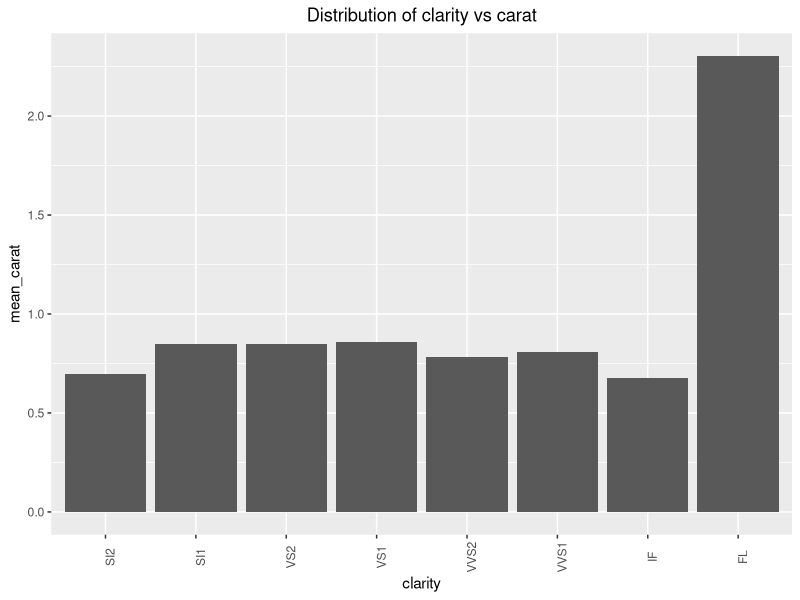
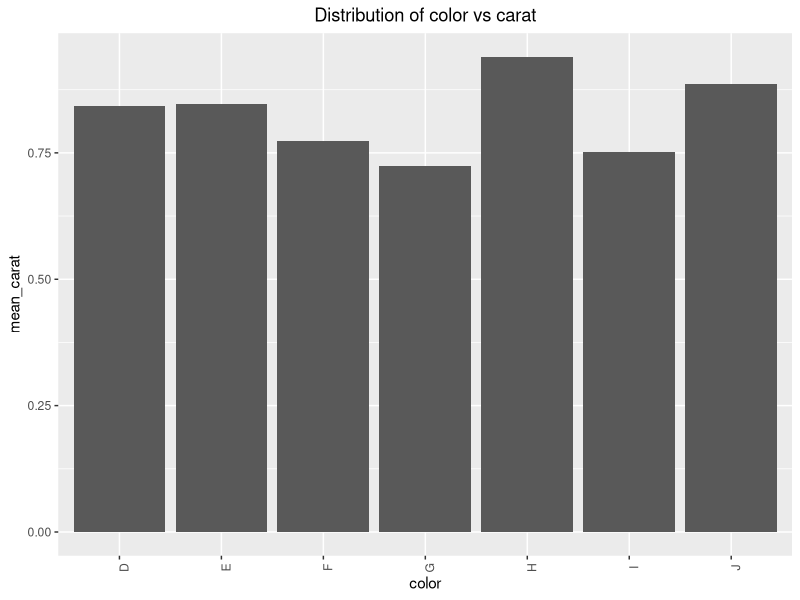
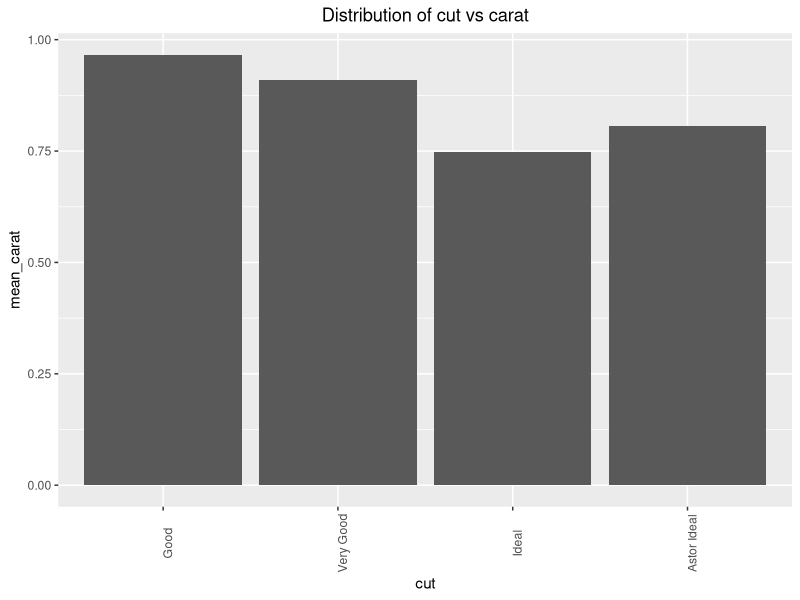
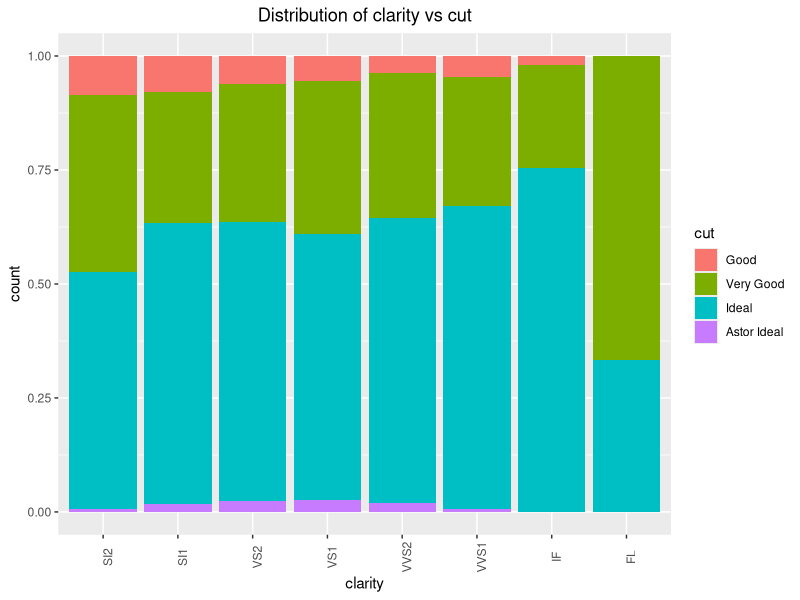
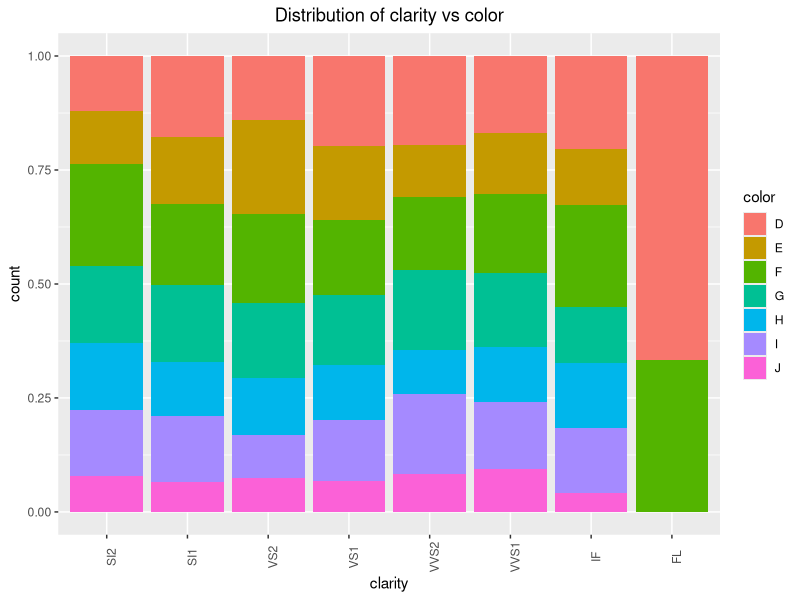
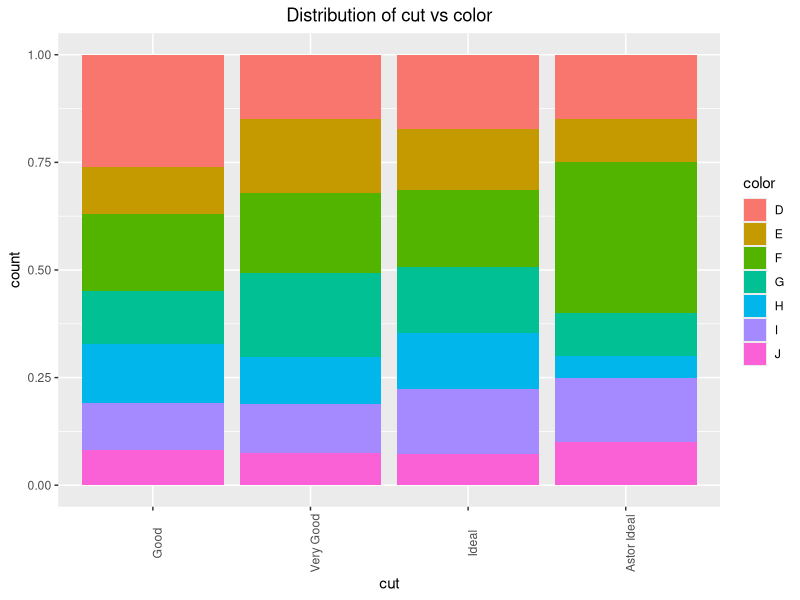

Write the R code that produced these figures, in order.
## ---- chunk 1
knitr::opts_chunk$set(echo = TRUE)
## ---- chunk 2
library(ggplot2)
library(tidyverse)

diamonds<- read.csv('diamonds4.csv',header = T)

diamonds<- diamonds%>%
  mutate(clarity = clarity%>%
           fct_relevel(c("SI2","SI1","VS2","VS1", "VVS2", "VVS1", "IF", "FL")))

diamonds<- diamonds%>%
  mutate(cut = cut%>%
           fct_relevel(c("Good","Very Good","Ideal")))
## ---- chunk 3
avg_c<-diamonds%>%
  group_by(clarity)%>%
  summarize(mean_carat= mean(carat,na.rm=TRUE))

ggplot(avg_c, aes(x=clarity,y=mean_carat))+
  geom_bar(stat="identity")+
  theme(axis.text.x = element_text(angle = 90),
        plot.title = element_text(hjust = 0.5))+
  labs(title="Distribution of clarity vs carat")
## ---- chunk 4
avg_col<-diamonds%>%
  group_by(color)%>%
  summarize(mean_carat= mean(carat,na.rm=TRUE))

ggplot(avg_col, aes(x=color,y=mean_carat))+
  geom_bar(stat="identity")+
  theme(axis.text.x = element_text(angle = 90),
        plot.title = element_text(hjust = 0.5))+
  labs(title="Distribution of color vs carat")
## ---- chunk 5
avg_cut<-diamonds%>%
  group_by(cut)%>%
  summarize(mean_carat= mean(carat,na.rm=TRUE))

ggplot(avg_cut, aes(x=cut,y=mean_carat))+
  geom_bar(stat="identity")+
  theme(axis.text.x = element_text(angle = 90),
        plot.title = element_text(hjust = 0.5))+
  labs(title="Distribution of cut vs carat")
## ---- chunk 6
ggplot(diamonds, aes(x=clarity,fill=cut))+
  geom_bar(position='fill')+
  theme(axis.text.x = element_text(angle = 90),
        plot.title = element_text(hjust = 0.5))+
  labs(title="Distribution of clarity vs cut")
## ---- chunk 7
ggplot(diamonds, aes(x=clarity,fill=color))+
  geom_bar(position='fill')+
  theme(axis.text.x = element_text(angle = 90),
        plot.title = element_text(hjust = 0.5))+
  labs(title="Distribution of clarity vs color")
## ---- chunk 8
ggplot(diamonds, aes(x=cut,fill=color))+
  geom_bar(position='fill')+
  theme(axis.text.x = element_text(angle = 90),
        plot.title = element_text(hjust = 0.5))+
  labs(title="Distribution of cut vs color")
